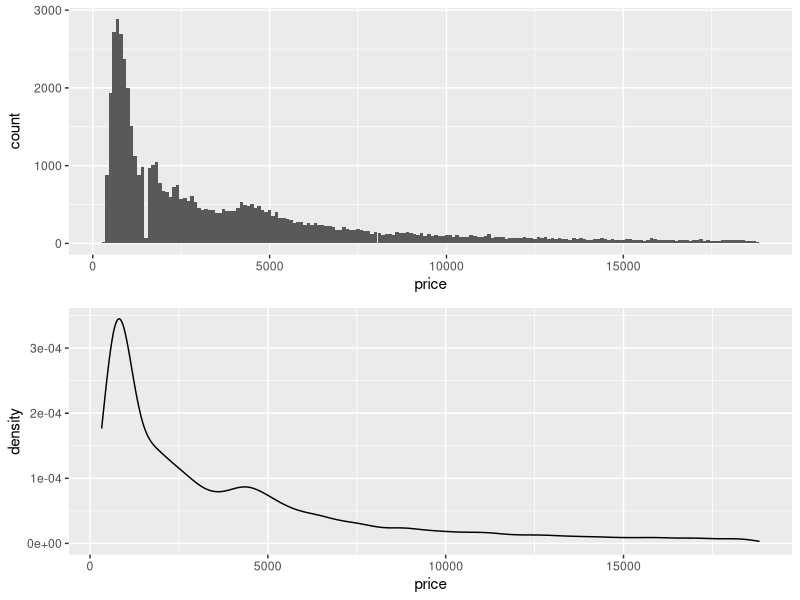

The R source for this figure:
## ---- chunk 1
library("knitr")
#knitr::opts_chunk$set(fig.path="{{ site.url }}/assets/gmm-em/")
## ---- chunk 2
library("ggplot2")
library("dplyr")
library("cowplot")

p1 <- diamonds %>%
  ggplot(aes(x = price)) +
  geom_histogram(binwidth = 100)

p2 <- diamonds %>%
  ggplot(aes(x = price)) +
  geom_density()

plot_grid(p1, p2, nrow = 2, align = "v")
